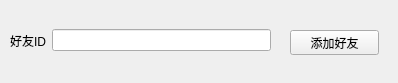
<?xml version="1.0" encoding="UTF-8"?>
<ui version="4.0">
 <class>addFriend</class>
 <widget class="QWidget" name="addFriend">
  <property name="geometry">
   <rect>
    <x>0</x>
    <y>0</y>
    <width>398</width>
    <height>83</height>
   </rect>
  </property>
  <property name="windowTitle">
   <string>Form</string>
  </property>
  <widget class="QPushButton" name="pushButton">
   <property name="geometry">
    <rect>
     <x>290</x>
     <y>30</y>
     <width>89</width>
     <height>25</height>
    </rect>
   </property>
   <property name="text">
    <string>添加好友</string>
   </property>
  </widget>
  <widget class="QWidget" name="horizontalLayoutWidget">
   <property name="geometry">
    <rect>
     <x>10</x>
     <y>20</y>
     <width>261</width>
     <height>41</height>
    </rect>
   </property>
   <layout class="QHBoxLayout" name="horizontalLayout">
    <item>
     <widget class="QLabel" name="label">
      <property name="text">
       <string>好友ID</string>
      </property>
     </widget>
    </item>
    <item>
     <widget class="QLineEdit" name="lineEdit"/>
    </item>
   </layout>
  </widget>
 </widget>
 <resources/>
 <connections/>
</ui>
